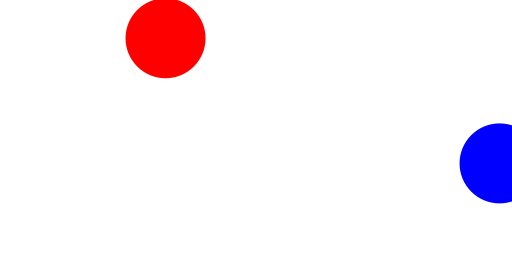
Frame 1 (no input)
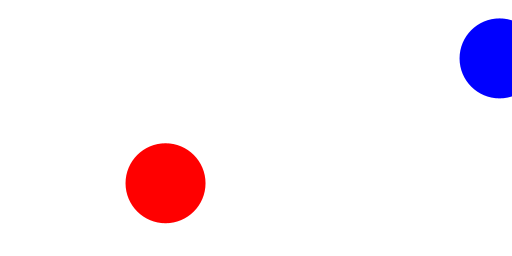
Frame 60 (the mouse pressed at the canvas centre just before this capture)
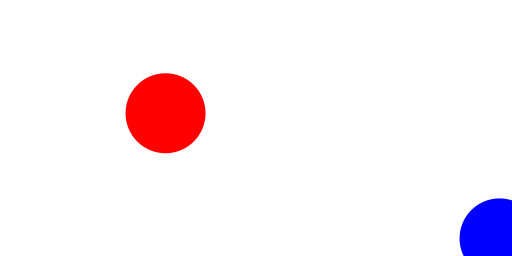
Frame 120 (the mouse held since frame 60 and released just before this capture)

The Processing sketch that drew these frames (run headless with seeded random() and noise(); from frame 60 on, the mouse is pressed at the canvas centre):

// Processing sketch: main_pde
// ── main_pde.pde
Ball b;
HyperBall hb;

void setup(){
    println("Ciao");
    size(512,256);
    b = new Ball(random(0, width/2), random(0,height/2), 40);
    hb = new HyperBall(random(width/2, width), random(height/2, height), 40);
};

void draw() {
    background(255,255,255);
    b.move();
    hb.move();
    if (b.py > height || b.py < 0){
      b.invert();
    }
    if (hb.py > height || hb.py < 0){
      hb.invert();
    }
    
    b.display();
    hb.display();
}

void keyPressed(){
  if (key == 'r' || key == 'R'){
    setup();
  }
}

// ── Ball.pde
class Ball {
  float px;
  float py;
  float R;
  float sy = 5;

  Ball(float px, float py, float R){
    this.px = px;
    this.py = py;
    this.R = R;
  }
  
  void move(){
      this.py += this.sy;
  }
  
  void invert() {
    this.sy = -this.sy;
  }
  
  void display(){
    noStroke();
    fill(255,0,0);
    circle(this.px, this.py, 2*this.R);
    stroke(1);
  }
};

// ── Hyperball.pde
class HyperBall extends Ball {
  color c;
  
  HyperBall(float px, float py, float R){
    super(px, py, R);
    this.c = color(0,0,255);
  }
  
  void changeColor() {
    if (checkDistance()){
      this.c = color(random(0,255), random(0,255), random(0,255));
    }
    else {
      this.c = color(0,0,255);
    }
  }
  
  boolean checkDistance() {
    if (dist(mouseX, mouseY, this.px, this.py) < this.R) return true;
    return false;
  }
  
  void display(){
    noStroke();
    changeColor();
    fill(c);
    circle(this.px, this.py, 2*this.R);
    stroke(1);
  }
}
